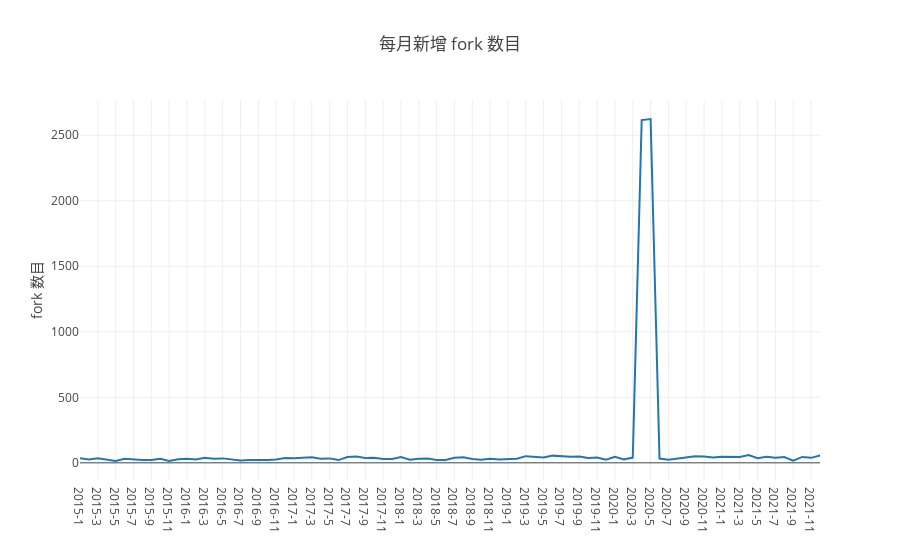

The code cell stored with this chart in its notebook:
### Code cell
// 1.2 每月新增 fork 数
query(
   `
    select time, forks
    from 
    (select max(repo_forks_count)-min(repo_forks_count) as forks ,
    concat(toString(toYear(created_at)),'-',toString(toMonth(created_at))) as time
    from github_log.events
    where repo_id=${my_repo_id} and type in ('PullRequestEvent', 'PullRequestReviewCommentEvent')
    and toYear(created_at) >=${startYear} and toYear(created_at) <= ${endYear}
    group by toYear(created_at),toMonth(created_at)
    order by toYear(created_at),toMonth(created_at))
    `
    ).then(data => {
    var forks = [], time = [], table = [];
        data.forEach(d=>{
        table.push({'时间':d.time, '新增 fork 数':parseInt(d.forks)});
            forks.push(d.forks);
            time.push(d.time)
        })
    console.table(table);
    openDigger.render.plotly([
        {x: time, y: forks, mode:'scatter', name:'Star'}, 
    ], {
        title: '每月新增 fork 数目',
        yaxis: { title: 'fork 数目'},
        xaxis: {type: 'category'}
    });
});

### Figure 1 — Plotly figure (JSON) as saved in the notebook; plotly's stock layout.template omitted (floating-point values rounded to 4 significant figures)
{"data": [{"mode": "scatter", "name": "Star", "x": ["2015-1", "2015-2", "2015-3", "2015-4", "2015-5", "2015-6", "2015-7", "2015-8", "2015-9", "2015-10", "2015-11", "2015-12", "2016-1", "2016-2", "2016-3", "2016-4", "2016-5", "2016-6", "2016-7", "2016-8", "2016-9", "2016-10", "2016-11", "2016-12", "2017-1", "2017-2", "2017-3", "2017-4", "2017-5", "2017-6", "2017-7", "2017-8", "2017-9", "2017-10", "2017-11", "2017-12", "2018-1", "2018-2", "2018-3", "2018-4", "2018-5", "2018-6", "2018-7", "2018-8", "2018-9", "2018-10", "2018-11", "2018-12", "2019-1", "2019-2", "2019-3", "2019-4", "2019-5", "2019-6", "2019-7", "2019-8", "2019-9", "2019-10", "2019-11", "2019-12", "2020-1", "2020-2", "2020-3", "2020-4", "2020-5", "2020-6", "2020-7", "2020-8", "2020-9", "2020-10", "2020-11", "2020-12", "2021-1", "2021-2", "2021-3", "2021-4", "2021-5", "2021-6", "2021-7", "2021-8", "2021-9", "2021-10", "2021-11", "2021-12"], "y": ["36", "25", "34", "26", "14", "31", "24", "22", "22", "31", "14", "27", "31", "26", "38", "32", "34", "24", "17", "21", "20", "21", "25", "36", "35", "37", "43", "32", "34", "21", "44", "49", "37", "38", "30", "29", "44", "23", "32", "33", "21", "21", "39", "43", "30", "24", "31", "25", "26", "31", "51", "46", "40", "55", "50", "47", "48", "37", "41", "23", "46", "26", "40", "2616", "2624", "33", "23", "31", "38", "50", "48", "40", "47", "47", "45", "59", "36", "47", "39", "44", "16", "45", "38", "57"]}], "layout": {"autosize": true, "title": {"text": "每月新增 fork 数目"}, "xaxis": {"autorange": true, "range": [0, 83], "type": "category"}, "yaxis": {"autorange": true, "range": [-131, 2769], "title": {"text": "fork 数目"}, "type": "linear"}}}
